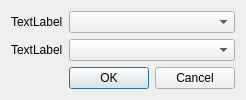
<?xml version="1.0" encoding="UTF-8"?>
<ui version="4.0">
 <class>Form</class>
 <widget class="QWidget" name="Form">
  <property name="geometry">
   <rect>
    <x>0</x>
    <y>0</y>
    <width>244</width>
    <height>93</height>
   </rect>
  </property>
  <property name="windowTitle">
   <string>Form</string>
  </property>
  <layout class="QGridLayout" name="gridLayout">
   <item row="0" column="2">
    <widget class="QComboBox" name="comboBox">
     <property name="toolTip">
      <string>Video capture card device</string>
     </property>
     <property name="whatsThis">
      <string/>
     </property>
    </widget>
   </item>
   <item row="1" column="2">
    <widget class="QComboBox" name="comboBox_2">
     <property name="toolTip">
      <string>Output Resolution of video capture card</string>
     </property>
     <property name="whatsThis">
      <string/>
     </property>
    </widget>
   </item>
   <item row="0" column="0">
    <widget class="QLabel" name="label">
     <property name="text">
      <string>TextLabel</string>
     </property>
    </widget>
   </item>
   <item row="2" column="2">
    <widget class="QDialogButtonBox" name="buttonBox">
     <property name="standardButtons">
      <set>QDialogButtonBox::Cancel|QDialogButtonBox::Ok</set>
     </property>
    </widget>
   </item>
   <item row="1" column="0">
    <widget class="QLabel" name="label_2">
     <property name="text">
      <string>TextLabel</string>
     </property>
    </widget>
   </item>
  </layout>
 </widget>
 <resources/>
 <connections>
  <connection>
   <sender>buttonBox</sender>
   <signal>accepted()</signal>
   <receiver>Form</receiver>
   <slot>close()</slot>
   <hints>
    <hint type="sourcelabel">
     <x>144</x>
     <y>60</y>
    </hint>
    <hint type="destinationlabel">
     <x>121</x>
     <y>37</y>
    </hint>
   </hints>
  </connection>
 </connections>
</ui>
